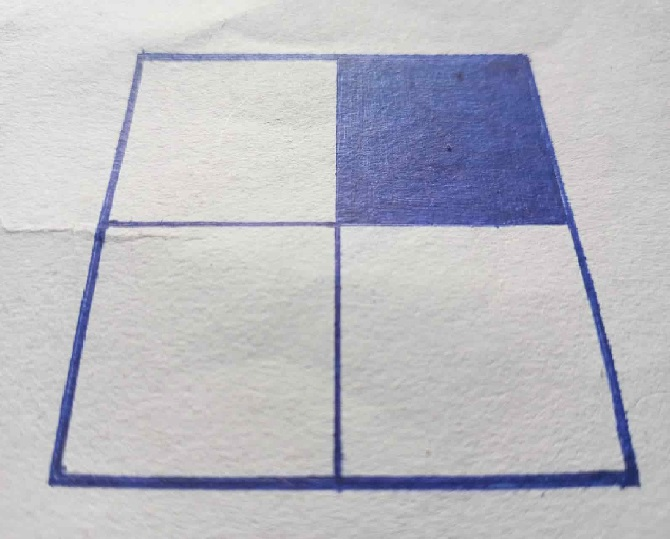
#> input picture prev/test.jpeg, 670 x 539 px, given in place of video, which was not available
$ python 'try (2).py'
#> lines starting #> are read from the running program, lines starting #| are printed output that depends on the picture; after the words box and inside, x2 and y2 are one past the last pixel; in counts of white or black regions, pixels touching at a corner belong together; pictures that were not available may be replaced by others from this repository, and a replacement may not be noted
import cv2
import numpy as np


def getContours(img, imgContours):
    contours, hier = cv2.findContours(img, cv2.RETR_EXTERNAL, cv2.CHAIN_APPROX_NONE)
    cv2.drawContours(imgContours, contours, -1, (255,0,255), 7)


def null(arg):
    # print(arg)
    pass


def stackImages(scale,imgArray):
    rows = len(imgArray)
    cols = len(imgArray[0])
    rowsAvailable = isinstance(imgArray[0], list)
    width = imgArray[0][0].shape[1]
    height = imgArray[0][0].shape[0]
    if rowsAvailable:
        for x in range ( 0, rows):
            for y in range(0, cols):
                if imgArray[x][y].shape[:2] == imgArray[0][0].shape [:2]:
                    imgArray[x][y] = cv2.resize(imgArray[x][y], (0, 0), None, scale, scale)
                else:
                    imgArray[x][y] = cv2.resize(imgArray[x][y], (imgArray[0][0].shape[1], imgArray[0][0].shape[0]), None, scale, scale)
                if len(imgArray[x][y].shape) == 2: imgArray[x][y]= cv2.cvtColor( imgArray[x][y], cv2.COLOR_GRAY2BGR)
        imageBlank = np.zeros((height, width, 3), np.uint8)
        hor = [imageBlank]*rows
        hor_con = [imageBlank]*rows
        for x in range(0, rows):
            hor[x] = np.hstack(imgArray[x])
        ver = np.vstack(hor)
    else:
        for x in range(0, rows):
            if imgArray[x].shape[:2] == imgArray[0].shape[:2]:
                imgArray[x] = cv2.resize(imgArray[x], (0, 0), None, scale, scale)
            else:
                imgArray[x] = cv2.resize(imgArray[x], (imgArray[0].shape[1], imgArray[0].shape[0]), None,scale, scale)
            if len(imgArray[x].shape) == 2: imgArray[x] = cv2.cvtColor(imgArray[x], cv2.COLOR_GRAY2BGR)
        hor= np.hstack(imgArray)
        ver = hor
    return ver


vid = cv2.VideoCapture("http://192.168.0.31:4747/video")
cv2.namedWindow("para")
cv2.resizeWindow("para", 640, 450)
cv2.createTrackbar("thresh1", "para", 190,255, null)
cv2.createTrackbar("thresh2", "para", 95,255, null)

while(True):
    ret, f = vid.read()
#> f is the input picture: shape (539, 670, 3); mean B, G, R 194.3, 186.5, 185.8
    img = f.copy()[12: ,]
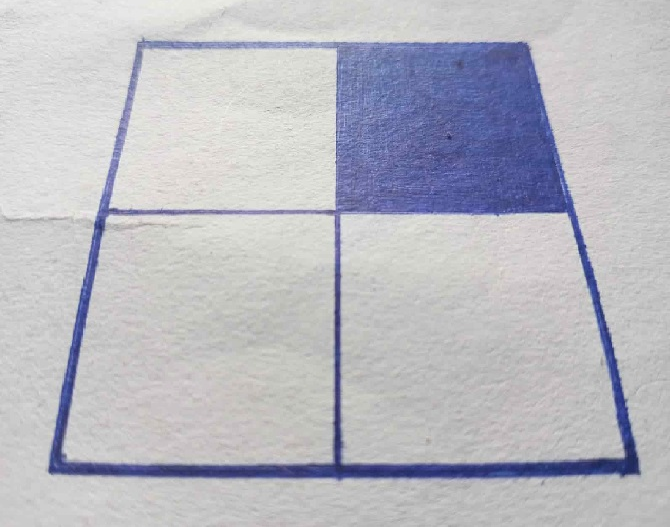
#> img: shape (527, 670, 3); mean B, G, R 193.9, 185.8, 185.1

    imgCopy = img.copy()
    imgContours = img.copy()


    imgBlur = cv2.GaussianBlur(img, (7,7), 1)
    imgGray = cv2.cvtColor(imgBlur, cv2.COLOR_BGR2GRAY)
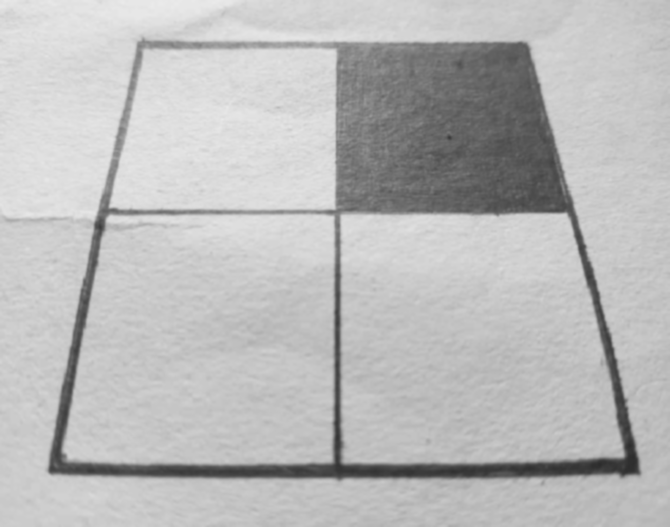
#> imgGray: shape (527, 670); min 44, max 234, mean 186.5

    th1 = cv2.getTrackbarPos("thresh1", "para")
    th2 = cv2.getTrackbarPos("thresh2", "para")
    imgCanny = cv2.Canny(imgBlur, th1, th2)
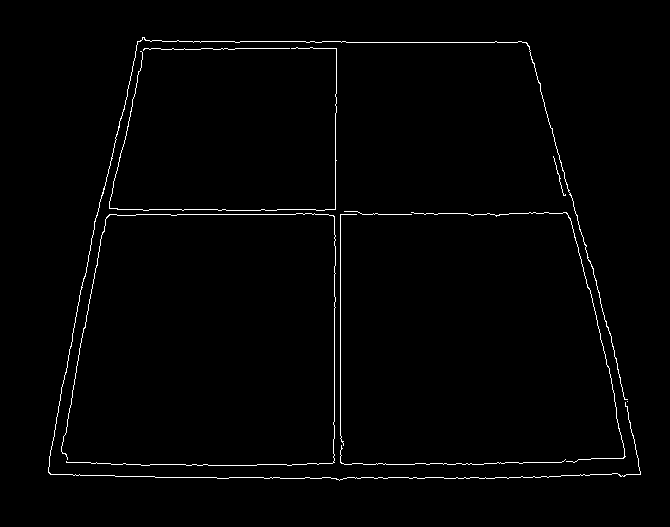
#> imgCanny: shape (527, 670); 1.3% white in thin lines or dots, all inside (x1, y1, x2, y2) = (48, 37, 641, 481)

    kernal = np.ones((5,5))
    imgDil = cv2.dilate(imgCanny, kernal, iterations=1)
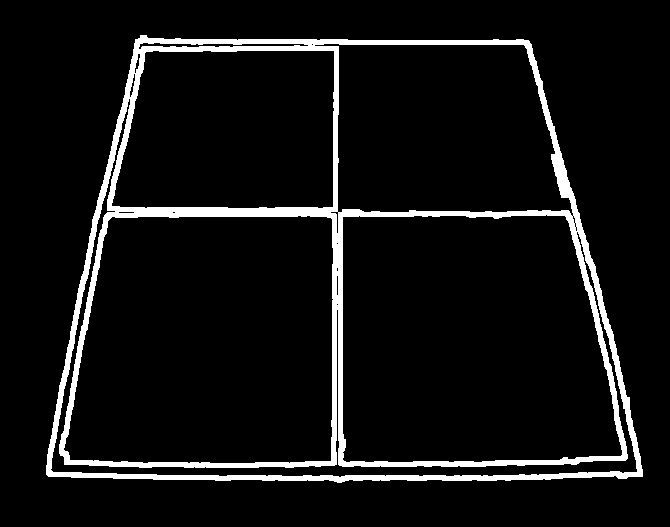
#> imgDil: shape (527, 670); 7.2% white; 1 white region
    getContours(imgDil, imgContours)
#> in getContours, `contours, hier = cv2.findContours(img, cv2.RETR_EXTERNAL, cv2.CHAIN_AP..`: contours = 1 contour; box (x1, y1, x2, y2) and area: (46, 35, 643, 483) 220781
#> in getContours, `cv2.drawContours(imgContours, contours, -1, (255,0,255), 7)`:
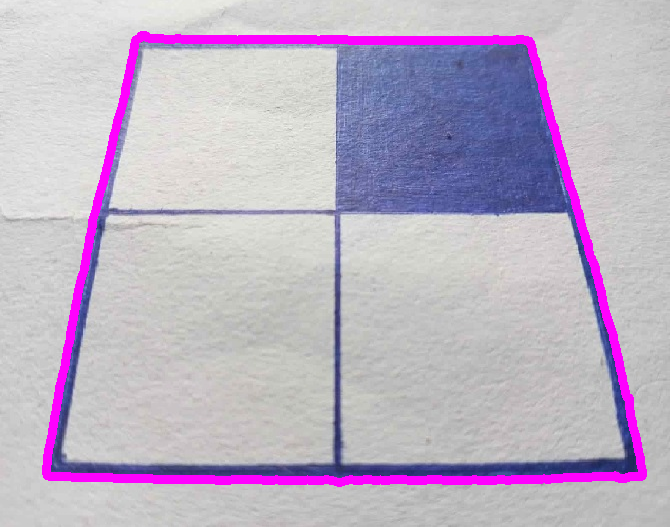
#> imgContours: shape (527, 670, 3); 4.78% of pixels changed, all inside (x1, y1, x2, y2) = (42, 31, 647, 487)

    imgStack = stackImages(0.7, ([img, imgGray, imgCanny],
                                [imgDil, imgContours, imgDil]))
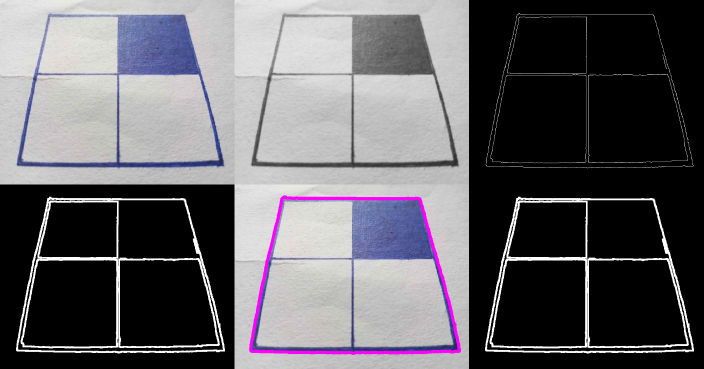
#> imgStack: shape (738, 1407, 3) (shown at 1/2 size); mean B, G, R 102.9, 98.3, 100.1
    cv2.imshow("image", imgStack)

    # cv2.imshow("orig", frame)
    if cv2.waitKey(1) & 0xFF == ord('q'):
#> (key q is pressed here)
        break
